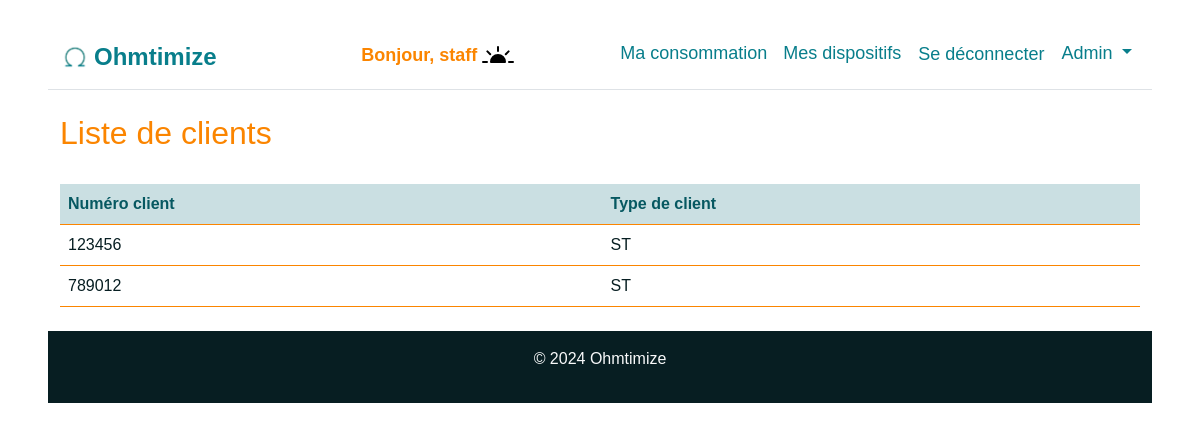
/ohmtimize/clients/ (signed in), run on the app's committed database.
### ohmtimize/models.py (models this page shows, shortened)
class Client(models.Model):
    STARTER = "ST"
    ADVANCED = "AD"
    MEMBER_TYPES = [
        (STARTER, "Starter"),
        (ADVANCED, "Advanced"),
    ]
    customerNumber = models.CharField(
        max_length=200,
        unique=True,
        help_text='Enter customer number'
    )
    memberType = models.CharField(
        max_length=2,
        choices=MEMBER_TYPES,
        default=STARTER,
        help_text='Enter member type')
    user = models.ForeignKey(
        settings.AUTH_USER_MODEL,
        on_delete=models.CASCADE,
        null=True,
        blank=True,
    )
    def get_absolute_url(self):
        return reverse('client-detail', args=[str(self.id)])

### ohmtimize/views.py (the view)
# urls.py: path('clients/', views.ClientsListView.as_view(), name='clients'),
class ClientsListView(generic.ListView):
    model = Client
    template_name = 'ohmtimize/client_list.html'
    paginate_by = 2
    context_object_name = 'client_list'
    queryset = Client.objects.all()
    def dispatch(self, request, *args, **kwargs):
        if not request.user.is_staff:
            return redirect('login')
        return super().dispatch(request, *args, **kwargs)

### ohmtimize/templates/ohmtimize/client_list.html
{% extends "base_generic.html" %}
{% block content %}
  <h1 class="text-brand-secondary fs-2">Liste de clients</h1>
  <br>
  {% if client_list %}
    <table class="client-table">
      <thead>
        <tr>
          <th>Numéro client</th>
          <th>Type de client</th>
        </tr>
      </thead>
      <tbody>
        {% for client in client_list %}
          <tr>
            <td><a href="{{ client.get_absolute_url }}" class="client-link">{{ client.customerNumber }}</a></td>
            <td>{{ client.memberType }}</td>
          </tr>
        {% endfor %}
      </tbody>
    </table>
  {% else %}
    <p class="no-clients">Aucun client n'est enregistré dans la base de données.</p>
  {% endif %}
{% endblock %}

### ohmtimize/templates/base_generic.html (shortened to what this page needs)
<!DOCTYPE html>
<html lang="en">
  <head>
    <link href="https://cdn.jsdelivr.net/npm/bootstrap@5.3.3/dist/css/bootstrap.min.css"
      rel="stylesheet"
>
    {% load static %}
    <link rel="stylesheet" href="{% static 'css/styles.css' %}" />
  </head>
  <body>
    <nav class="navbar navbar-expand-lg border-bottom border-body" data-bs-theme="light">
      <div class="container-fluid">
        <a class="navbar-brand d-flex align-items-center " href="{% url 'index' %}">
          <img src="{% static 'images/logo.png' %}" alt="Logo" width="30" class="d-inline-block align-text-top">
          <span class="logo">Ohmtimize</span>
        </a>
        <div class="collapse navbar-collapse" id="navbarNav">
          <ul class="navbar-nav ms-auto">
            {% if user.is_authenticated %}
            <li class="nav-item">
              <span class="nav-link">Bonjour, {{ user.get_username }}
              </span>
            </li>
            <li class="nav-item">
              <a class="nav-link" href="{% url 'myconsumption' %}">Ma consommation</a>
            </li>
            <li class="nav-item">
              <a class="nav-link" href="{% url 'mydevices' %}">Mes dispositifs</a>
            </li>
            <li class="nav-item">
              <form id="logout-form" method="post" action="{% url 'logout' %}">
                <a class="nav-link">
                  <button type="submit" class="btn btn-link nav-btn mb-1">Se déconnecter</button>
                </a>
              </form>
            </li>
            {% endif %}
            {% if user.is_staff %}
            <li class="nav-item dropdown">
              <a class="nav-link dropdown-toggle" href="#" id="adminDropdown" role="button" data-bs-toggle="dropdown" aria-expanded="false">
                Admin
              </a>
            </li>
            {% endif %}
          </ul>
        </div>
      </div>
    </nav>
    <div class="container mt-4">
      {% block content %}{% endblock %}
    </div>
    <footer class="bg-brand-dark text-light py-3 mt-4">
      <div class="container text-center">
        <p>&copy; 2024 Ohmtimize</p>
      </div>
    </footer>
  </body>
</html>

### ohmtimize/static/css/styles.css (style rules this page uses)
:root { --brand-primary: #087e8b; --brand-secondary: #fb8500; --text-color: #071e22; --background-color: #fff; --brand-primary-shade: #065861; --brand-secondary-shade: #e07b00; --table-border-color: #ddd; }
body { font-family: 'Gotham', sans-serif; margin: 2% 4%; color: var(--text-color); background-color: var(--background-color); }
.text-brand-secondary { color: var(--brand-secondary) }
.bg-brand-dark { background-color: var(--text-color) }
.client-table { width: 100%; border-collapse: collapse; }
.client-table th, .client-table td { padding: 8px; text-align: left; border-bottom: 1px solid var(--brand-secondary); }
.client-table th { background-color: #cadfe2; color: var(--brand-primary-shade) }
.nav-item a, .nav-btn, #adminDropdown { color:var(--brand-primary); font-size: large; text-decoration: none; }
.nav-item span, .nav-item span:hover { color: var(--brand-secondary); font-weight: bolder; font-size: large; margin-right: 5em; }
#logout-form { display: inline; }
#logout-form button { padding: 0; margin: 0; }
.logo { color: var(--brand-primary); font-weight: bold; font-size: larger; margin-left: 4px; }
.client-link { color: var(--text-color); text-decoration: none; }

### data on the page
Client: customerNumber "123456", memberType "ST"
Client: customerNumber "789012", memberType "ST"

### other printed values
{{ user.get_username }} "staff"
